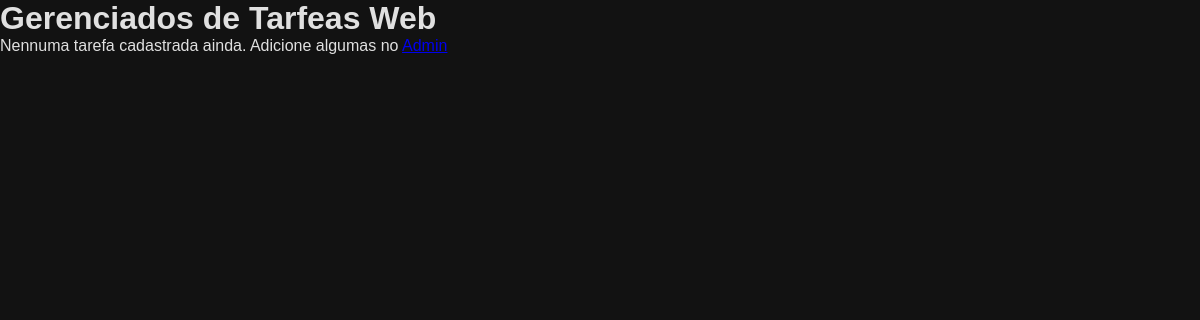
The page /tarefas/ on the database as committed earlier.
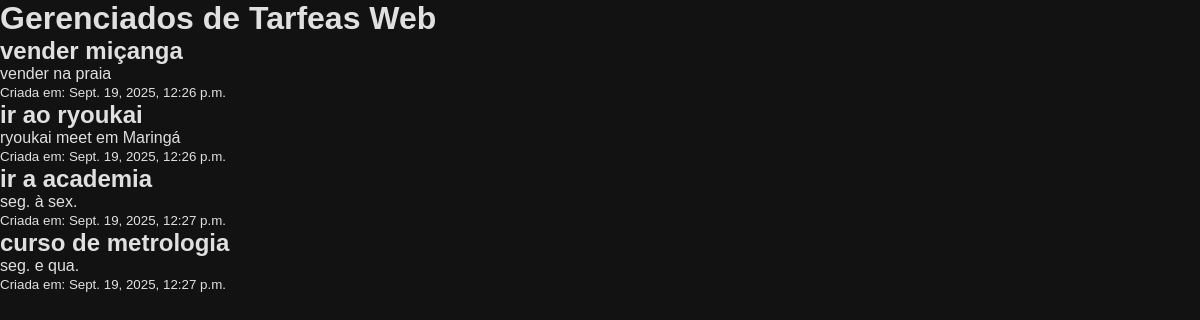
The same page on the database as committed later.
### tarefas/models.py (models this page shows, shortened)
class Tarefa(models.Model):
    titulo = models.CharField(max_length = 200)
    descricao = models.TextField(blank = True, null = True)
    data_criacao = models.DateTimeField(auto_now_add = True)
    concluida = models.BooleanField(default = False)

### tarefas/views.py (the view)
# urls.py: path('', views.listar_tarefas, name='listar_tarefas'),
def listar_tarefas(request):
    tarefas_salvas = Tarefa.objects.all()
    contexto = {
        'minhas_tarefas': tarefas_salvas
    }
    return render(request, 'tarefas/lista.html', contexto)

### tarefas/templates/tarefas/lista.html (shortened to what this page needs)
<!DOCTYPE html>
<html lang="pt-br">
<head>
    {% load static %}
    <link rel="stylesheet" href="{% static 'lista/lista.css'%}">
</head>
<body>
    <h1> Gerenciados de Tarfeas Web</h1>
    {% for tarefa in minhas_tarefas %}
        <div class="tarefa {% if tarefa.concluida%}concluida{% endif %}">
            <h2>{{tarefa.titulo}}</h2>
            <p>{{tarefa.descricao}}</p>
            <small>Criada em: {{tarefa.data_criacao}}</small>
        </div>
    {%empty%}
        <p> Nennuma tarefa cadastrada ainda. Adicione algumas no <a href="/admin/">Admin</a></p>
    {%endfor%}
</body>
</html>

### tarefas/static/lista/lista.css (style rules this page uses)
* { margin: 0; padding: 0; box-sizing: border-box; font-family: 'Poppins', sans-serif; }
body { background: #121212; color: #e0e0e0; }

Rows that differ between the two databases and show on the page:
added Tarefa: titulo "vender miçanga", descricao "vender na praia", data_criacao "Sept. 19, 2025, 12:26 p.m."
added Tarefa: titulo "ir ao ryoukai", descricao "ryoukai meet em Maringá", data_criacao "Sept. 19, 2025, 12:26 p.m."
added Tarefa: titulo "ir a academia", descricao "seg. à sex.", data_criacao "Sept. 19, 2025, 12:27 p.m."
added Tarefa: titulo "curso de metrologia", descricao "seg. e qua.", data_criacao "Sept. 19, 2025, 12:27 p.m."
Other text that changed with them:
text no longer shown: "Nennuma tarefa cadastrada ainda. Adicione algumas no"
